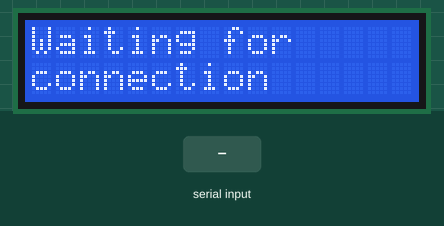
This sketch was run on a simulated Arduino Uno, built with avr-gcc and run on an emulated ATmega328P. Parts: 16×2 character LCD. The inputs (shaded band) are chosen by the test bench.

Above: at 1.2 s.
1.3 s: "90,45,200\n" received over Serial
At 3.2 s:
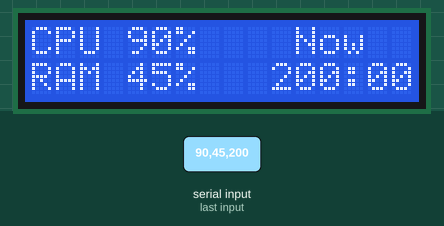
3.8 s: "30,150,10\n" received over Serial
At 5.1 s:
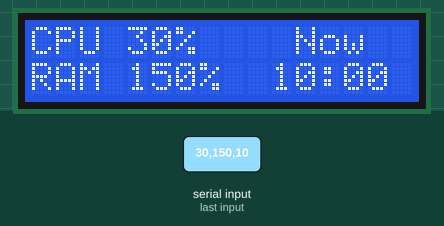
Timing chart, 0 to 6.8 s (numbered marks = the images above; inputs shaded):
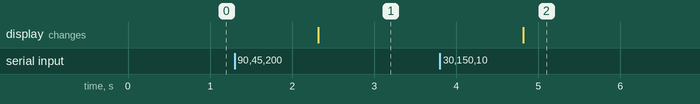

Measured:
- after the input at 1.3 s, the display: changes after 1.0 s (image 1)
- after the input at 3.8 s, the display: changes after 1.0 s (image 2)

The sketch:

PC_monitor.ino
```cpp
#include <LiquidCrystal.h>

// if you use another monitor you need to config
LiquidCrystal lcd(11, 12, 5, 4, 3, 2); // screen init

#define USE_TIME 1 //if 1 - display time

void setup() {
  lcd.begin(16, 2);
  lcd.print("Waiting for");
  lcd.setCursor(0,1);
  lcd.print("connection");
  Serial.begin(9600);
  lcd.setCursor(0,0);
}

void loop() {
    if (Serial.available() >0){
      int cpu = Serial.parseInt();// Download form port
      int ram = Serial.parseInt();
      int hour = Serial.parseInt();
      int minute = Serial.parseInt();
      lcd.clear();
      lcd.print("CPU ");
      lcd.print(cpu);
      lcd.print("%");
      lcd.setCursor(0,1);
      lcd.print("RAM ");
      lcd.print(ram);
      lcd.print("%");
      lcd.setCursor(11,0);
      lcd.print("Now");
      lcd.setCursor(10,1);
      if (USE_TIME == 1){
        if (hour>9){
          lcd.print(hour);
          }
        else{
          lcd.print(0);
          lcd.print(hour);
          }
        lcd.print(":");
        if (minute>9){
          lcd.print(minute);
        }
        else{
          lcd.print(0);
          lcd.print(minute);
        }
      }
    }
};
```
